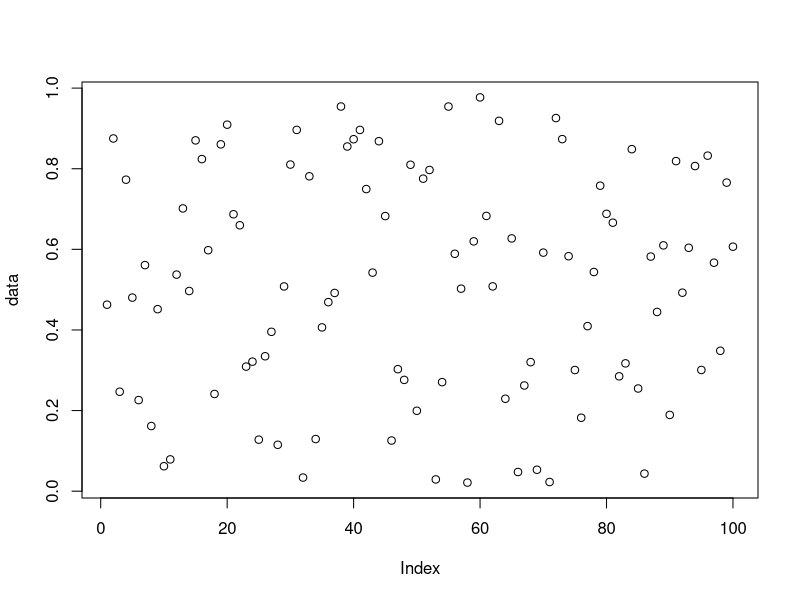

R code for this plot:
## ---- chunk 1
data <- runif(100)

## ---- chunk 2
# Plot
plot(data)

